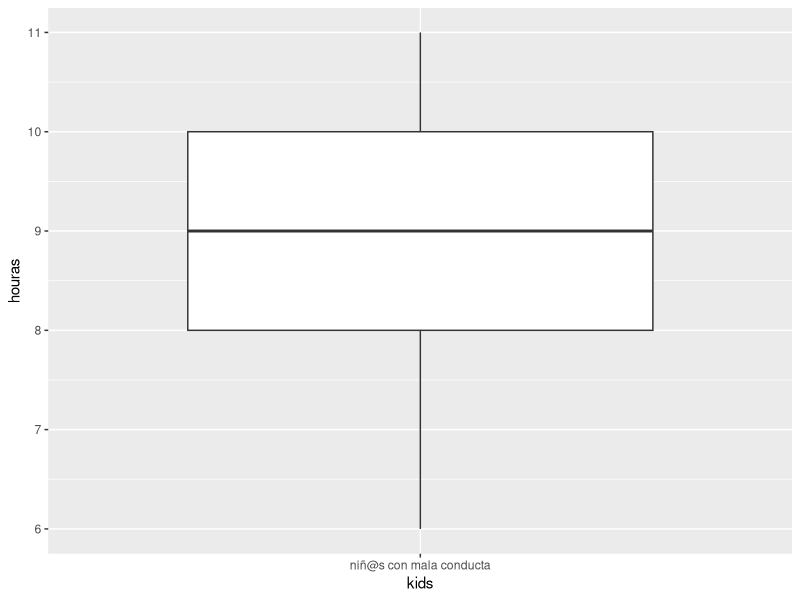
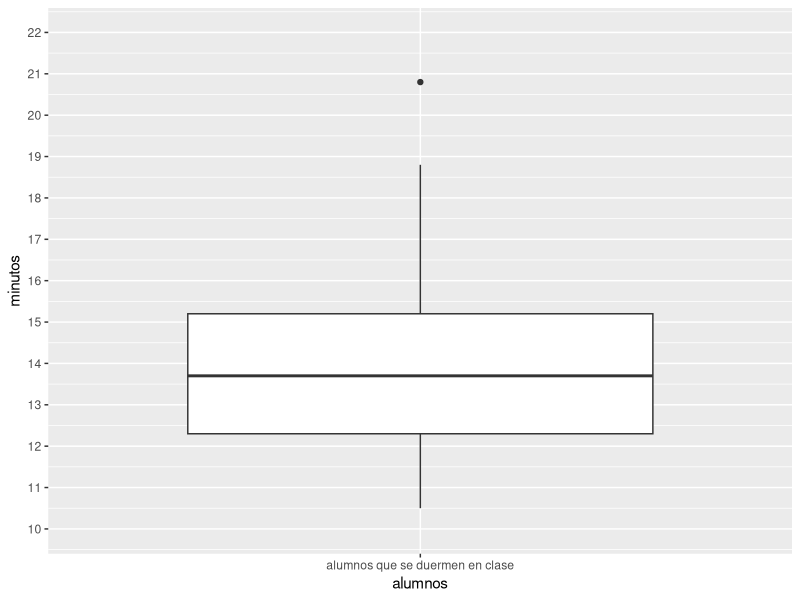

Source code (R) for these figures, in order:
install.packages("ggplot2")
library(ggplot2)

separador = function (ejercicio) {
  cat("\n\n<-------------------------- Ejercicio Nº",ejercicio," -------------------------->\n\n")
}

rango = function (valores) {
  cat("rango: ", max(valores)-min(valores))
}

moda = function(x) {
  ux = unique(x)
  cat("moda: ", ux [which.max(tabulate(match(x, ux)))])
}

media = function (valores) {
  acumulador = 0
  for (valor in valores) {
    acumulador = acumulador + valor
  }
  media = (acumulador/length(valores))
  return (media)
}

mediana = function (valores) {
  valores_ordenados = sort(valores)
  n = length(valores_ordenados)
  if (n %% 2 == 1) {
    mediana = valores_ordenados[(n+1)/2]
  } else {
    mediana = mean(valores_ordenados[c(n/2, n/2+1)])
  }
  cat("valores ordenados:", valores_ordenados, "\n")
  cat("mediana: ", mediana)
}

desviacion_media = function (valores){
  acumulador = 0
  for (valor in valores) {
    acumulador = acumulador + abs(valor - media(valores)) 
  }
  cat("desviacion media:", acumulador/length(valores))
}

varianza = function (valores, poblacion = TRUE){
  acumulador = 0
  for (valor in valores) {
    acumulador = acumulador + (valor - media(valores))^2
  }
  if (poblacion) {
  cat("varianza:", acumulador/length(valores))
  } else {
    cat("varianza:", acumulador/(length(valores)-1))
  }
}

desviacion_tipica = function (valores, poblacion = TRUE) {
  acumulador = 0
  for (valor in valores) {
    acumulador = acumulador + (valor - media(valores))^2
  }
  if (poblacion) {
    cat("desviacion tipica:", sqrt(acumulador/length(valores)))  
  } else {
    cat("desviacion tipica:", sqrt(acumulador/(length(valores)-1)))
  }
}

principales_medidas_dispercion = function (valores, poblacion = TRUE) {
  cat(desviacion_media(valores), "\n")
  cat(rango(valores), "\n")
  if (!poblacion){
    cat(desviacion_tipica(valores, poblacion = FALSE), "\n")
    cat(varianza(valores, poblacion = FALSE), "\n")  
  } else {
    cat(desviacion_tipica(valores), "\n")
    cat(varianza(valores), "\n")
  }
  
}

calcular_todo = function (valores, poblacion = TRUE) {
  cat("media: ",media(valores), "\n")
  cat(moda(valores), "\n")
  cat(mediana(valores), "\n")
  if (!poblacion){
    principales_medidas_dispercion(valores, poblacion = FALSE)
  } else {
    principales_medidas_dispercion(valores)
  }
}

separador(4)
valores4 = c(28, 29, 28, 30, 30, 29, 30, 31, 29, 29, 30, 31, 31, 31, 32, 33, 34, 34, 35, 31, 31, 32, 32, 33, 33, 31, 32, 32, 33, 33, 34)
cat("Las temperaturas máximas en una ciudad durante el mes de enero fueron:\n", valores4, "\n")
calcular_todo(valores4)

separador(5)
valores5 = c(69, 73, 65, 70, 71, 74, 65, 69, 60, 62)
cat("En un estudio que se realizó en un asilo de ancianos, se tomó las edades de los que pueden caminar sin dificultades. Calcular las principales medidas de dispersión\nLos datos: ", valores5)
principales_medidas_dispercion(valores5)

separador(6)
valores6 = c(3, 3, 4, 1, 1, 2, 2, 2, 5, 1, 4, 5, 1, 5, 3, 5, 1, 4, 1, 2, 2, 1, 2, 3, 5)
cat("Se escogió un salón de clases de cuarto grado, con un total de 25 estudiantes, y se les pidió que calificaran del 1 al 5 un programa televisivo.\ Estos fueron los resultados:", valores6)
principales_medidas_dispercion(valores6)

separador(7)
#holy

separador(8)
valores8 = c(6, 7, 7, 8, 8, 8, 8, 9, 9, 9, 9, 9, 9, 9, 10, 10, 10, 10, 10, 11)
cat("un siquiatra local ha considerado una muestra aleatoria de 20 niños, anotando el tiempo necesario que requiere en cada niño para lograr un plan integral del tratamiento.\n Obteniéndose lo siguiente (en horas):", valores8)
calcular_todo(valores8, poblacion = FALSE)


valores8DataFrame = data.frame(houras = valores8, kids = rep("niñ@s con mala conducta", length(valores8)))
# paso los datos a un data frame para tener una especie de matriz pero que cada fila represente una variable/dato y cada columna una instancia de datos

ggplot(valores8DataFrame, aes(x = kids, y = houras)) + 
  geom_boxplot() +
  scale_y_continuous(limits = c(6, 11), breaks = seq(6, 11, 1))
# la funcion "scale_y_continuous" la uso para poner limites en la escala vertical (10 a 22)
# la precision de la escala (1) es para los valores de los intervalos (12, 13, 14, ..., 22)




separador(9)
valores9 = c(10.5, 11.3, 11.9, 12, 12.3, 12.3, 12.5, 12.7, 13.4, 13.7, 13.8, 14.2, 14.8, 15.1, 15.3, 16.7, 16.8, 18.8, 20.8)
cat("Dos profesores están interesados en estudiar los hábitos de sueño de los estudiantes en sus clases.\n Los datos del Profesor B son los siguientes:", valores9)

valores9DataFrame = data.frame(minutos = valores9, alumnos = rep("alumnos que se duermen en clase", length(valores9)))

ggplot(valores9DataFrame, aes(x = alumnos, y = minutos)) + 
  geom_boxplot() +
  scale_y_continuous(limits = c(10, 22), breaks = seq(10, 22, 1))




rm(valoresDataFrame)
rm(list = ls())